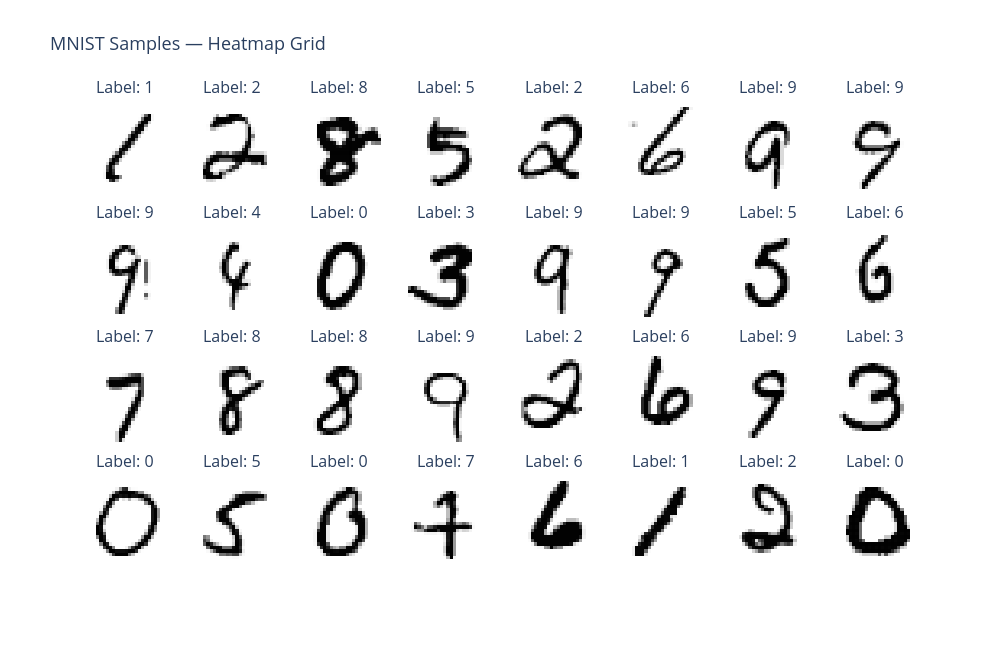

Here is the notebook cell this chart was saved with:
### Code cell
"""
MNIST preprocessing pipeline.

- transforms.ToTensor() converts each PIL image to a tensor with shape (1,28,28)
  and pixel values in [0,1].
- transforms.Normalize((0.1307,), (0.3081,)) standardizes MNIST using the
  dataset mean and standard deviation. This usually helps optimization.
- transforms.Compose(...) chains these two preprocessing steps and applies them
  to every image when it is loaded.
"""
transform = transforms.Compose([
    transforms.ToTensor(),
    transforms.Normalize((0.1307,), (0.3081,))
])

train_data = datasets.MNIST('./data', train=True,  download=True, transform=transform)
"""Training split: download MNIST into ./data if it is not already present."""
test_data  = datasets.MNIST('./data', train=False, download=True, transform=transform)
"""Test split: used only for evaluation, not for gradient updates."""

train_loader = DataLoader(train_data, batch_size=128, shuffle=True)
"""Training batches: shuffle=True changes the image order every epoch."""
test_loader  = DataLoader(test_data,  batch_size=128, shuffle=False)
"""Test batches: shuffle=False keeps evaluation deterministic and easier to inspect."""

# --- Visualize MNIST: 4 rows x 8 cols heatmap grid ---
imgs, labels = next(iter(train_loader))
"""Take one mini-batch so we can display sample images before training."""
rows, cols = 4, 8
"""We display 32 images arranged as a 4-by-8 grid."""
fig = make_subplots(
    rows=rows,
    cols=cols,
    subplot_titles=[f"Label: {labels[i*cols+j].item()}" for i in range(rows) for j in range(cols)],
    vertical_spacing=0.06,
    horizontal_spacing=0.02
)
"""Create a Plotly subplot grid, with one subplot per digit image."""

for i in range(rows):
    """Loop over grid rows."""
    for j in range(cols):
        """Loop over grid columns."""
        idx = i * cols + j
        """Convert 2D grid position into the image index inside the batch."""
        img = imgs[idx].squeeze().numpy()
        """Remove the channel dimension: (1,28,28) -> (28,28), then convert to NumPy."""
        fig.add_trace(
            go.Heatmap(
                z=img[::-1],
                colorscale="Greys",
                showscale=False,
                hovertemplate="row=%{y}<br>col=%{x}<br>val=%{z:.2f}<extra></extra>"
            ),
            row=i+1,
            col=j+1
        )
        """Add one digit image as a heatmap in the correct subplot position."""

fig.update_layout(
    title=dict(text="MNIST Samples — Heatmap Grid", font=dict(size=18)),
    height=650,
    width=1000,
    plot_bgcolor="white",
    paper_bgcolor="white"
)
"""Set figure title, size, and background colors."""
fig.update_xaxes(showticklabels=False, showgrid=False)
"""Hide x-axis ticks and grid lines because pixel coordinates are not the focus."""
fig.update_yaxes(showticklabels=False, showgrid=False)
"""Hide y-axis ticks and grid lines for a cleaner image grid."""
fig.show()
"""Render the Plotly figure in the notebook."""

print(f"Dataset: {len(train_data):,} train / {len(test_data):,} test | image size: 28x28 | classes: 0-9")
"""Print a quick dataset summary for sanity checking."""

### Figure 1 — Plotly figure (JSON) as saved in the notebook; plotly's stock layout.template omitted (floating-point values rounded to 4 significant figures; data arrays with more than 128 entries replaced by an {"elided": "..."} marker saying what was removed)
{"data": [{"colorscale": [[0, "rgb(255,255,255)"], [0.125, "rgb(240,240,240)"], [0.25, "rgb(217,217,217)"], [0.375, "rgb(189,189,189)"], [0.5, "rgb(150,150,150)"], [0.625, "rgb(115,115,115)"], [0.75, "rgb(82,82,82)"], [0.875, "rgb(37,37,37)"], [1, "rgb(0,0,0)"]], "hovertemplate": "row=%{y}<br>col=%{x}<br>val=%{z:.2f}<extra></extra>", "showscale": false, "type": "heatmap", "xaxis": "x", "yaxis": "y", "z": {"elided": "28x28 float values"}}, {"colorscale": [[0, "rgb(255,255,255)"], [0.125, "rgb(240,240,240)"], [0.25, "rgb(217,217,217)"], [0.375, "rgb(189,189,189)"], [0.5, "rgb(150,150,150)"], [0.625, "rgb(115,115,115)"], [0.75, "rgb(82,82,82)"], [0.875, "rgb(37,37,37)"], [1, "rgb(0,0,0)"]], "hovertemplate": "row=%{y}<br>col=%{x}<br>val=%{z:.2f}<extra></extra>", "showscale": false, "type": "heatmap", "xaxis": "x2", "yaxis": "y2", "z": {"elided": "28x28 float values"}}, {"colorscale": [[0, "rgb(255,255,255)"], [0.125, "rgb(240,240,240)"], [0.25, "rgb(217,217,217)"], [0.375, "rgb(189,189,189)"], [0.5, "rgb(150,150,150)"], [0.625, "rgb(115,115,115)"], [0.75, "rgb(82,82,82)"], [0.875, "rgb(37,37,37)"], [1, "rgb(0,0,0)"]], "hovertemplate": "row=%{y}<br>col=%{x}<br>val=%{z:.2f}<extra></extra>", "showscale": false, "type": "heatmap", "xaxis": "x3", "yaxis": "y3", "z": {"elided": "28x28 float values"}}, {"colorscale": [[0, "rgb(255,255,255)"], [0.125, "rgb(240,240,240)"], [0.25, "rgb(217,217,217)"], [0.375, "rgb(189,189,189)"], [0.5, "rgb(150,150,150)"], [0.625, "rgb(115,115,115)"], [0.75, "rgb(82,82,82)"], [0.875, "rgb(37,37,37)"], [1, "rgb(0,0,0)"]], "hovertemplate": "row=%{y}<br>col=%{x}<br>val=%{z:.2f}<extra></extra>", "showscale": false, "type": "heatmap", "xaxis": "x4", "yaxis": "y4", "z": {"elided": "28x28 float values"}}, {"colorscale": [[0, "rgb(255,255,255)"], [0.125, "rgb(240,240,240)"], [0.25, "rgb(217,217,217)"], [0.375, "rgb(189,189,189)"], [0.5, "rgb(150,150,150)"], [0.625, "rgb(115,115,115)"], [0.75, "rgb(82,82,82)"], [0.875, "rgb(37,37,37)"], [1, "rgb(0,0,0)"]], "hovertemplate": "row=%{y}<br>col=%{x}<br>val=%{z:.2f}<extra></extra>", "showscale": false, "type": "heatmap", "xaxis": "x5", "yaxis": "y5", "z": {"elided": "28x28 float values"}}, {"colorscale": [[0, "rgb(255,255,255)"], [0.125, "rgb(240,240,240)"], [0.25, "rgb(217,217,217)"], [0.375, "rgb(189,189,189)"], [0.5, "rgb(150,150,150)"], [0.625, "rgb(115,115,115)"], [0.75, "rgb(82,82,82)"], [0.875, "rgb(37,37,37)"], [1, "rgb(0,0,0)"]], "hovertemplate": "row=%{y}<br>col=%{x}<br>val=%{z:.2f}<extra></extra>", "showscale": false, "type": "heatmap", "xaxis": "x6", "yaxis": "y6", "z": {"elided": "28x28 float values"}}, {"colorscale": [[0, "rgb(255,255,255)"], [0.125, "rgb(240,240,240)"], [0.25, "rgb(217,217,217)"], [0.375, "rgb(189,189,189)"], [0.5, "rgb(150,150,150)"], [0.625, "rgb(115,115,115)"], [0.75, "rgb(82,82,82)"], [0.875, "rgb(37,37,37)"], [1, "rgb(0,0,0)"]], "hovertemplate": "row=%{y}<br>col=%{x}<br>val=%{z:.2f}<extra></extra>", "showscale": false, "type": "heatmap", "xaxis": "x7", "yaxis": "y7", "z": {"elided": "28x28 float values"}}, {"colorscale": [[0, "rgb(255,255,255)"], [0.125, "rgb(240,240,240)"], [0.25, "rgb(217,217,217)"], [0.375, "rgb(189,189,189)"], [0.5, "rgb(150,150,150)"], [0.625, "rgb(115,115,115)"], [0.75, "rgb(82,82,82)"], [0.875, "rgb(37,37,37)"], [1, "rgb(0,0,0)"]], "hovertemplate": "row=%{y}<br>col=%{x}<br>val=%{z:.2f}<extra></extra>", "showscale": false, "type": "heatmap", "xaxis": "x8", "yaxis": "y8", "z": {"elided": "28x28 float values"}}, {"colorscale": [[0, "rgb(255,255,255)"], [0.125, "rgb(240,240,240)"], [0.25, "rgb(217,217,217)"], [0.375, "rgb(189,189,189)"], [0.5, "rgb(150,150,150)"], [0.625, "rgb(115,115,115)"], [0.75, "rgb(82,82,82)"], [0.875, "rgb(37,37,37)"], [1, "rgb(0,0,0)"]], "hovertemplate": "row=%{y}<br>col=%{x}<br>val=%{z:.2f}<extra></extra>", "showscale": false, "type": "heatmap", "xaxis": "x9", "yaxis": "y9", "z": {"elided": "28x28 float values"}}, {"colorscale": [[0, "rgb(255,255,255)"], [0.125, "rgb(240,240,240)"], [0.25, "rgb(217,217,217)"], [0.375, "rgb(189,189,189)"], [0.5, "rgb(150,150,150)"], [0.625, "rgb(115,115,115)"], [0.75, "rgb(82,82,82)"], [0.875, "rgb(37,37,37)"], [1, "rgb(0,0,0)"]], "hovertemplate": "row=%{y}<br>col=%{x}<br>val=%{z:.2f}<extra></extra>", "showscale": false, "type": "heatmap", "xaxis": "x10", "yaxis": "y10", "z": {"elided": "28x28 float values"}}, {"colorscale": [[0, "rgb(255,255,255)"], [0.125, "rgb(240,240,240)"], [0.25, "rgb(217,217,217)"], [0.375, "rgb(189,189,189)"], [0.5, "rgb(150,150,150)"], [0.625, "rgb(115,115,115)"], [0.75, "rgb(82,82,82)"], [0.875, "rgb(37,37,37)"], [1, "rgb(0,0,0)"]], "hovertemplate": "row=%{y}<br>col=%{x}<br>val=%{z:.2f}<extra></extra>", "showscale": false, "type": "heatmap", "xaxis": "x11", "yaxis": "y11", "z": {"elided": "28x28 float values"}}, {"colorscale": [[0, "rgb(255,255,255)"], [0.125, "rgb(240,240,240)"], [0.25, "rgb(217,217,217)"], [0.375, "rgb(189,189,189)"], [0.5, "rgb(150,150,150)"], [0.625, "rgb(115,115,115)"], [0.75, "rgb(82,82,82)"], [0.875, "rgb(37,37,37)"], [1, "rgb(0,0,0)"]], "hovertemplate": "row=%{y}<br>col=%{x}<br>val=%{z:.2f}<extra></extra>", "showscale": false, "type": "heatmap", "xaxis": "x12", "yaxis": "y12", "z": {"elided": "28x28 float values"}}, {"colorscale": [[0, "rgb(255,255,255)"], [0.125, "rgb(240,240,240)"], [0.25, "rgb(217,217,217)"], [0.375, "rgb(189,189,189)"], [0.5, "rgb(150,150,150)"], [0.625, "rgb(115,115,115)"], [0.75, "rgb(82,82,82)"], [0.875, "rgb(37,37,37)"], [1, "rgb(0,0,0)"]], "hovertemplate": "row=%{y}<br>col=%{x}<br>val=%{z:.2f}<extra></extra>", "showscale": false, "type": "heatmap", "xaxis": "x13", "yaxis": "y13", "z": {"elided": "28x28 float values"}}, {"colorscale": [[0, "rgb(255,255,255)"], [0.125, "rgb(240,240,240)"], [0.25, "rgb(217,217,217)"], [0.375, "rgb(189,189,189)"], [0.5, "rgb(150,150,150)"], [0.625, "rgb(115,115,115)"], [0.75, "rgb(82,82,82)"], [0.875, "rgb(37,37,37)"], [1, "rgb(0,0,0)"]], "hovertemplate": "row=%{y}<br>col=%{x}<br>val=%{z:.2f}<extra></extra>", "showscale": false, "type": "heatmap", "xaxis": "x14", "yaxis": "y14", "z": {"elided": "28x28 float values"}}, {"colorscale": [[0, "rgb(255,255,255)"], [0.125, "rgb(240,240,240)"], [0.25, "rgb(217,217,217)"], [0.375, "rgb(189,189,189)"], [0.5, "rgb(150,150,150)"], [0.625, "rgb(115,115,115)"], [0.75, "rgb(82,82,82)"], [0.875, "rgb(37,37,37)"], [1, "rgb(0,0,0)"]], "hovertemplate": "row=%{y}<br>col=%{x}<br>val=%{z:.2f}<extra></extra>", "showscale": false, "type": "heatmap", "xaxis": "x15", "yaxis": "y15", "z": {"elided": "28x28 float values"}}, {"colorscale": [[0, "rgb(255,255,255)"], [0.125, "rgb(240,240,240)"], [0.25, "rgb(217,217,217)"], [0.375, "rgb(189,189,189)"], [0.5, "rgb(150,150,150)"], [0.625, "rgb(115,115,115)"], [0.75, "rgb(82,82,82)"], [0.875, "rgb(37,37,37)"], [1, "rgb(0,0,0)"]], "hovertemplate": "row=%{y}<br>col=%{x}<br>val=%{z:.2f}<extra></extra>", "showscale": false, "type": "heatmap", "xaxis": "x16", "yaxis": "y16", "z": {"elided": "28x28 float values"}}, {"colorscale": [[0, "rgb(255,255,255)"], [0.125, "rgb(240,240,240)"], [0.25, "rgb(217,217,217)"], [0.375, "rgb(189,189,189)"], [0.5, "rgb(150,150,150)"], [0.625, "rgb(115,115,115)"], [0.75, "rgb(82,82,82)"], [0.875, "rgb(37,37,37)"], [1, "rgb(0,0,0)"]], "hovertemplate": "row=%{y}<br>col=%{x}<br>val=%{z:.2f}<extra></extra>", "showscale": false, "type": "heatmap", "xaxis": "x17", "yaxis": "y17", "z": {"elided": "28x28 float values"}}, {"colorscale": [[0, "rgb(255,255,255)"], [0.125, "rgb(240,240,240)"], [0.25, "rgb(217,217,217)"], [0.375, "rgb(189,189,189)"], [0.5, "rgb(150,150,150)"], [0.625, "rgb(115,115,115)"], [0.75, "rgb(82,82,82)"], [0.875, "rgb(37,37,37)"], [1, "rgb(0,0,0)"]], "hovertemplate": "row=%{y}<br>col=%{x}<br>val=%{z:.2f}<extra></extra>", "showscale": false, "type": "heatmap", "xaxis": "x18", "yaxis": "y18", "z": {"elided": "28x28 float values"}}, {"colorscale": [[0, "rgb(255,255,255)"], [0.125, "rgb(240,240,240)"], [0.25, "rgb(217,217,217)"], [0.375, "rgb(189,189,189)"], [0.5, "rgb(150,150,150)"], [0.625, "rgb(115,115,115)"], [0.75, "rgb(82,82,82)"], [0.875, "rgb(37,37,37)"], [1, "rgb(0,0,0)"]], "hovertemplate": "row=%{y}<br>col=%{x}<br>val=%{z:.2f}<extra></extra>", "showscale": false, "type": "heatmap", "xaxis": "x19", "yaxis": "y19", "z": {"elided": "28x28 float values"}}, {"colorscale": [[0, "rgb(255,255,255)"], [0.125, "rgb(240,240,240)"], [0.25, "rgb(217,217,217)"], [0.375, "rgb(189,189,189)"], [0.5, "rgb(150,150,150)"], [0.625, "rgb(115,115,115)"], [0.75, "rgb(82,82,82)"], [0.875, "rgb(37,37,37)"], [1, "rgb(0,0,0)"]], "hovertemplate": "row=%{y}<br>col=%{x}<br>val=%{z:.2f}<extra></extra>", "showscale": false, "type": "heatmap", "xaxis": "x20", "yaxis": "y20", "z": {"elided": "28x28 float values"}}, {"colorscale": [[0, "rgb(255,255,255)"], [0.125, "rgb(240,240,240)"], [0.25, "rgb(217,217,217)"], [0.375, "rgb(189,189,189)"], [0.5, "rgb(150,150,150)"], [0.625, "rgb(115,115,115)"], [0.75, "rgb(82,82,82)"], [0.875, "rgb(37,37,37)"], [1, "rgb(0,0,0)"]], "hovertemplate": "row=%{y}<br>col=%{x}<br>val=%{z:.2f}<extra></extra>", "showscale": false, "type": "heatmap", "xaxis": "x21", "yaxis": "y21", "z": {"elided": "28x28 float values"}}, {"colorscale": [[0, "rgb(255,255,255)"], [0.125, "rgb(240,240,240)"], [0.25, "rgb(217,217,217)"], [0.375, "rgb(189,189,189)"], [0.5, "rgb(150,150,150)"], [0.625, "rgb(115,115,115)"], [0.75, "rgb(82,82,82)"], [0.875, "rgb(37,37,37)"], [1, "rgb(0,0,0)"]], "hovertemplate": "row=%{y}<br>col=%{x}<br>val=%{z:.2f}<extra></extra>", "showscale": false, "type": "heatmap", "xaxis": "x22", "yaxis": "y22", "z": {"elided": "28x28 float values"}}, {"colorscale": [[0, "rgb(255,255,255)"], [0.125, "rgb(240,240,240)"], [0.25, "rgb(217,217,217)"], [0.375, "rgb(189,189,189)"], [0.5, "rgb(150,150,150)"], [0.625, "rgb(115,115,115)"], [0.75, "rgb(82,82,82)"], [0.875, "rgb(37,37,37)"], [1, "rgb(0,0,0)"]], "hovertemplate": "row=%{y}<br>col=%{x}<br>val=%{z:.2f}<extra></extra>", "showscale": false, "type": "heatmap", "xaxis": "x23", "yaxis": "y23", "z": {"elided": "28x28 float values"}}, {"colorscale": [[0, "rgb(255,255,255)"], [0.125, "rgb(240,240,240)"], [0.25, "rgb(217,217,217)"], [0.375, "rgb(189,189,189)"], [0.5, "rgb(150,150,150)"], [0.625, "rgb(115,115,115)"], [0.75, "rgb(82,82,82)"], [0.875, "rgb(37,37,37)"], [1, "rgb(0,0,0)"]], "hovertemplate": "row=%{y}<br>col=%{x}<br>val=%{z:.2f}<extra></extra>", "showscale": false, "type": "heatmap", "xaxis": "x24", "yaxis": "y24", "z": {"elided": "28x28 float values"}}, {"colorscale": [[0, "rgb(255,255,255)"], [0.125, "rgb(240,240,240)"], [0.25, "rgb(217,217,217)"], [0.375, "rgb(189,189,189)"], [0.5, "rgb(150,150,150)"], [0.625, "rgb(115,115,115)"], [0.75, "rgb(82,82,82)"], [0.875, "rgb(37,37,37)"], [1, "rgb(0,0,0)"]], "hovertemplate": "row=%{y}<br>col=%{x}<br>val=%{z:.2f}<extra></extra>", "showscale": false, "type": "heatmap", "xaxis": "x25", "yaxis": "y25", "z": {"elided": "28x28 float values"}}, {"colorscale": [[0, "rgb(255,255,255)"], [0.125, "rgb(240,240,240)"], [0.25, "rgb(217,217,217)"], [0.375, "rgb(189,189,189)"], [0.5, "rgb(150,150,150)"], [0.625, "rgb(115,115,115)"], [0.75, "rgb(82,82,82)"], [0.875, "rgb(37,37,37)"], [1, "rgb(0,0,0)"]], "hovertemplate": "row=%{y}<br>col=%{x}<br>val=%{z:.2f}<extra></extra>", "showscale": false, "type": "heatmap", "xaxis": "x26", "yaxis": "y26", "z": {"elided": "28x28 float values"}}, {"colorscale": [[0, "rgb(255,255,255)"], [0.125, "rgb(240,240,240)"], [0.25, "rgb(217,217,217)"], [0.375, "rgb(189,189,189)"], [0.5, "rgb(150,150,150)"], [0.625, "rgb(115,115,115)"], [0.75, "rgb(82,82,82)"], [0.875, "rgb(37,37,37)"], [1, "rgb(0,0,0)"]], "hovertemplate": "row=%{y}<br>col=%{x}<br>val=%{z:.2f}<extra></extra>", "showscale": false, "type": "heatmap", "xaxis": "x27", "yaxis": "y27", "z": {"elided": "28x28 float values"}}, {"colorscale": [[0, "rgb(255,255,255)"], [0.125, "rgb(240,240,240)"], [0.25, "rgb(217,217,217)"], [0.375, "rgb(189,189,189)"], [0.5, "rgb(150,150,150)"], [0.625, "rgb(115,115,115)"], [0.75, "rgb(82,82,82)"], [0.875, "rgb(37,37,37)"], [1, "rgb(0,0,0)"]], "hovertemplate": "row=%{y}<br>col=%{x}<br>val=%{z:.2f}<extra></extra>", "showscale": false, "type": "heatmap", "xaxis": "x28", "yaxis": "y28", "z": {"elided": "28x28 float values"}}, {"colorscale": [[0, "rgb(255,255,255)"], [0.125, "rgb(240,240,240)"], [0.25, "rgb(217,217,217)"], [0.375, "rgb(189,189,189)"], [0.5, "rgb(150,150,150)"], [0.625, "rgb(115,115,115)"], [0.75, "rgb(82,82,82)"], [0.875, "rgb(37,37,37)"], [1, "rgb(0,0,0)"]], "hovertemplate": "row=%{y}<br>col=%{x}<br>val=%{z:.2f}<extra></extra>", "showscale": false, "type": "heatmap", "xaxis": "x29", "yaxis": "y29", "z": {"elided": "28x28 float values"}}, {"colorscale": [[0, "rgb(255,255,255)"], [0.125, "rgb(240,240,240)"], [0.25, "rgb(217,217,217)"], [0.375, "rgb(189,189,189)"], [0.5, "rgb(150,150,150)"], [0.625, "rgb(115,115,115)"], [0.75, "rgb(82,82,82)"], [0.875, "rgb(37,37,37)"], [1, "rgb(0,0,0)"]], "hovertemplate": "row=%{y}<br>col=%{x}<br>val=%{z:.2f}<extra></extra>", "showscale": false, "type": "heatmap", "xaxis": "x30", "yaxis": "y30", "z": {"elided": "28x28 float values"}}, {"colorscale": [[0, "rgb(255,255,255)"], [0.125, "rgb(240,240,240)"], [0.25, "rgb(217,217,217)"], [0.375, "rgb(189,189,189)"], [0.5, "rgb(150,150,150)"], [0.625, "rgb(115,115,115)"], [0.75, "rgb(82,82,82)"], [0.875, "rgb(37,37,37)"], [1, "rgb(0,0,0)"]], "hovertemplate": "row=%{y}<br>col=%{x}<br>val=%{z:.2f}<extra></extra>", "showscale": false, "type": "heatmap", "xaxis": "x31", "yaxis": "y31", "z": {"elided": "28x28 float values"}}, {"colorscale": [[0, "rgb(255,255,255)"], [0.125, "rgb(240,240,240)"], [0.25, "rgb(217,217,217)"], [0.375, "rgb(189,189,189)"], [0.5, "rgb(150,150,150)"], [0.625, "rgb(115,115,115)"], [0.75, "rgb(82,82,82)"], [0.875, "rgb(37,37,37)"], [1, "rgb(0,0,0)"]], "hovertemplate": "row=%{y}<br>col=%{x}<br>val=%{z:.2f}<extra></extra>", "showscale": false, "type": "heatmap", "xaxis": "x32", "yaxis": "y32", "z": {"elided": "28x28 float values"}}], "layout": {"annotations": [{"font": {"size": 16}, "showarrow": false, "text": "Label: 1", "x": 0.05375, "xanchor": "center", "xref": "paper", "y": 1, "yanchor": "bottom", "yref": "paper"}, {"font": {"size": 16}, "showarrow": false, "text": "Label: 2", "x": 0.1812, "xanchor": "center", "xref": "paper", "y": 1, "yanchor": "bottom", "yref": "paper"}, {"font": {"size": 16}, "showarrow": false, "text": "Label: 8", "x": 0.3087, "xanchor": "center", "xref": "paper", "y": 1, "yanchor": "bottom", "yref": "paper"}, {"font": {"size": 16}, "showarrow": false, "text": "Label: 5", "x": 0.4363, "xanchor": "center", "xref": "paper", "y": 1, "yanchor": "bottom", "yref": "paper"}, {"font": {"size": 16}, "showarrow": false, "text": "Label: 2", "x": 0.5637, "xanchor": "center", "xref": "paper", "y": 1, "yanchor": "bottom", "yref": "paper"}, {"font": {"size": 16}, "showarrow": false, "text": "Label: 6", "x": 0.6912, "xanchor": "center", "xref": "paper", "y": 1, "yanchor": "bottom", "yref": "paper"}, {"font": {"size": 16}, "showarrow": false, "text": "Label: 9", "x": 0.8188, "xanchor": "center", "xref": "paper", "y": 1, "yanchor": "bottom", "yref": "paper"}, {"font": {"size": 16}, "showarrow": false, "text": "Label: 9", "x": 0.9463, "xanchor": "center", "xref": "paper", "y": 1, "yanchor": "bottom", "yref": "paper"}, {"font": {"size": 16}, "showarrow": false, "text": "Label: 9", "x": 0.05375, "xanchor": "center", "xref": "paper", "y": 0.735, "yanchor": "bottom", "yref": "paper"}, {"font": {"size": 16}, "showarrow": false, "text": "Label: 4", "x": 0.1812, "xanchor": "center", "xref": "paper", "y": 0.735, "yanchor": "bottom", "yref": "paper"}, {"font": {"size": 16}, "showarrow": false, "text": "Label: 0", "x": 0.3087, "xanchor": "center", "xref": "paper", "y": 0.735, "yanchor": "bottom", "yref": "paper"}, {"font": {"size": 16}, "showarrow": false, "text": "Label: 3", "x": 0.4363, "xanchor": "center", "xref": "paper", "y": 0.735, "yanchor": "bottom", "yref": "paper"}, {"font": {"size": 16}, "showarrow": false, "text": "Label: 9", "x": 0.5637, "xanchor": "center", "xref": "paper", "y": 0.735, "yanchor": "bottom", "yref": "paper"}, {"font": {"size": 16}, "showarrow": false, "text": "Label: 9", "x": 0.6912, "xanchor": "center", "xref": "paper", "y": 0.735, "yanchor": "bottom", "yref": "paper"}, {"font": {"size": 16}, "showarrow": false, "text": "Label: 5", "x": 0.8188, "xanchor": "center", "xref": "paper", "y": 0.735, "yanchor": "bottom", "yref": "paper"}, {"font": {"size": 16}, "showarrow": false, "text": "Label: 6", "x": 0.9463, "xanchor": "center", "xref": "paper", "y": 0.735, "yanchor": "bottom", "yref": "paper"}, {"font": {"size": 16}, "showarrow": false, "text": "Label: 7", "x": 0.05375, "xanchor": "center", "xref": "paper", "y": 0.47, "yanchor": "bottom", "yref": "paper"}, {"font": {"size": 16}, "showarrow": false, "text": "Label: 8", "x": 0.1812, "xanchor": "center", "xref": "paper", "y": 0.47, "yanchor": "bottom", "yref": "paper"}, {"font": {"size": 16}, "showarrow": false, "text": "Label: 8", "x": 0.3087, "xanchor": "center", "xref": "paper", "y": 0.47, "yanchor": "bottom", "yref": "paper"}, {"font": {"size": 16}, "showarrow": false, "text": "Label: 9", "x": 0.4363, "xanchor": "center", "xref": "paper", "y": 0.47, "yanchor": "bottom", "yref": "paper"}, {"font": {"size": 16}, "showarrow": false, "text": "Label: 2", "x": 0.5637, "xanchor": "center", "xref": "paper", "y": 0.47, "yanchor": "bottom", "yref": "paper"}, {"font": {"size": 16}, "showarrow": false, "text": "Label: 6", "x": 0.6912, "xanchor": "center", "xref": "paper", "y": 0.47, "yanchor": "bottom", "yref": "paper"}, {"font": {"size": 16}, "showarrow": false, "text": "Label: 9", "x": 0.8188, "xanchor": "center", "xref": "paper", "y": 0.47, "yanchor": "bottom", "yref": "paper"}, {"font": {"size": 16}, "showarrow": false, "text": "Label: 3", "x": 0.9463, "xanchor": "center", "xref": "paper", "y": 0.47, "yanchor": "bottom", "yref": "paper"}, {"font": {"size": 16}, "showarrow": false, "text": "Label: 0", "x": 0.05375, "xanchor": "center", "xref": "paper", "y": 0.205, "yanchor": "bottom", "yref": "paper"}, {"font": {"size": 16}, "showarrow": false, "text": "Label: 5", "x": 0.1812, "xanchor": "center", "xref": "paper", "y": 0.205, "yanchor": "bottom", "yref": "paper"}, {"font": {"size": 16}, "showarrow": false, "text": "Label: 0", "x": 0.3087, "xanchor": "center", "xref": "paper", "y": 0.205, "yanchor": "bottom", "yref": "paper"}, {"font": {"size": 16}, "showarrow": false, "text": "Label: 7", "x": 0.4363, "xanchor": "center", "xref": "paper", "y": 0.205, "yanchor": "bottom", "yref": "paper"}, {"font": {"size": 16}, "showarrow": false, "text": "Label: 6", "x": 0.5637, "xanchor": "center", "xref": "paper", "y": 0.205, "yanchor": "bottom", "yref": "paper"}, {"font": {"size": 16}, "showarrow": false, "text": "Label: 1", "x": 0.6912, "xanchor": "center", "xref": "paper", "y": 0.205, "yanchor": "bottom", "yref": "paper"}, {"font": {"size": 16}, "showarrow": false, "text": "Label: 2", "x": 0.8188, "xanchor": "center", "xref": "paper", "y": 0.205, "yanchor": "bottom", "yref": "paper"}, {"font": {"size": 16}, "showarrow": false, "text": "Label: 0", "x": 0.9463, "xanchor": "center", "xref": "paper", "y": 0.205, "yanchor": "bottom", "yref": "paper"}], "height": 650, "paper_bgcolor": "white", "plot_bgcolor": "white", "title": {"font": {"size": 18}, "text": "MNIST Samples — Heatmap Grid"}, "width": 1000, "xaxis": {"anchor": "y", "domain": [0, 0.1075], "showgrid": false, "showticklabels": false}, "xaxis10": {"anchor": "y10", "domain": [0.1275, 0.235], "showgrid": false, "showticklabels": false}, "xaxis11": {"anchor": "y11", "domain": [0.255, 0.3625], "showgrid": false, "showticklabels": false}, "xaxis12": {"anchor": "y12", "domain": [0.3825, 0.49], "showgrid": false, "showticklabels": false}, "xaxis13": {"anchor": "y13", "domain": [0.51, 0.6175], "showgrid": false, "showticklabels": false}, "xaxis14": {"anchor": "y14", "domain": [0.6375, 0.745], "showgrid": false, "showticklabels": false}, "xaxis15": {"anchor": "y15", "domain": [0.765, 0.8725], "showgrid": false, "showticklabels": false}, "xaxis16": {"anchor": "y16", "domain": [0.8925, 1], "showgrid": false, "showticklabels": false}, "xaxis17": {"anchor": "y17", "domain": [0, 0.1075], "showgrid": false, "showticklabels": false}, "xaxis18": {"anchor": "y18", "domain": [0.1275, 0.235], "showgrid": false, "showticklabels": false}, "xaxis19": {"anchor": "y19", "domain": [0.255, 0.3625], "showgrid": false, "showticklabels": false}, "xaxis2": {"anchor": "y2", "domain": [0.1275, 0.235], "showgrid": false, "showticklabels": false}, "xaxis20": {"anchor": "y20", "domain": [0.3825, 0.49], "showgrid": false, "showticklabels": false}, "xaxis21": {"anchor": "y21", "domain": [0.51, 0.6175], "showgrid": false, "showticklabels": false}, "xaxis22": {"anchor": "y22", "domain": [0.6375, 0.745], "showgrid": false, "showticklabels": false}, "xaxis23": {"anchor": "y23", "domain": [0.765, 0.8725], "showgrid": false, "showticklabels": false}, "xaxis24": {"anchor": "y24", "domain": [0.8925, 1], "showgrid": false, "showticklabels": false}, "xaxis25": {"anchor": "y25", "domain": [0, 0.1075], "showgrid": false, "showticklabels": false}, "xaxis26": {"anchor": "y26", "domain": [0.1275, 0.235], "showgrid": false, "showticklabels": false}, "xaxis27": {"anchor": "y27", "domain": [0.255, 0.3625], "showgrid": false, "showticklabels": false}, "xaxis28": {"anchor": "y28", "domain": [0.3825, 0.49], "showgrid": false, "showticklabels": false}, "xaxis29": {"anchor": "y29", "domain": [0.51, 0.6175], "showgrid": false, "showticklabels": false}, "xaxis3": {"anchor": "y3", "domain": [0.255, 0.3625], "showgrid": false, "showticklabels": false}, "xaxis30": {"anchor": "y30", "domain": [0.6375, 0.745], "showgrid": false, "showticklabels": false}, "xaxis31": {"anchor": "y31", "domain": [0.765, 0.8725], "showgrid": false, "showticklabels": false}, "xaxis32": {"anchor": "y32", "domain": [0.8925, 1], "showgrid": false, "showticklabels": false}, "xaxis4": {"anchor": "y4", "domain": [0.3825, 0.49], "showgrid": false, "showticklabels": false}, "xaxis5": {"anchor": "y5", "domain": [0.51, 0.6175], "showgrid": false, "showticklabels": false}, "xaxis6": {"anchor": "y6", "domain": [0.6375, 0.745], "showgrid": false, "showticklabels": false}, "xaxis7": {"anchor": "y7", "domain": [0.765, 0.8725], "showgrid": false, "showticklabels": false}, "xaxis8": {"anchor": "y8", "domain": [0.8925, 1], "showgrid": false, "showticklabels": false}, "xaxis9": {"anchor": "y9", "domain": [0, 0.1075], "showgrid": false, "showticklabels": false}, "yaxis": {"anchor": "x", "domain": [0.795, 1], "showgrid": false, "showticklabels": false}, "yaxis10": {"anchor": "x10", "domain": [0.53, 0.735], "showgrid": false, "showticklabels": false}, "yaxis11": {"anchor": "x11", "domain": [0.53, 0.735], "showgrid": false, "showticklabels": false}, "yaxis12": {"anchor": "x12", "domain": [0.53, 0.735], "showgrid": false, "showticklabels": false}, "yaxis13": {"anchor": "x13", "domain": [0.53, 0.735], "showgrid": false, "showticklabels": false}, "yaxis14": {"anchor": "x14", "domain": [0.53, 0.735], "showgrid": false, "showticklabels": false}, "yaxis15": {"anchor": "x15", "domain": [0.53, 0.735], "showgrid": false, "showticklabels": false}, "yaxis16": {"anchor": "x16", "domain": [0.53, 0.735], "showgrid": false, "showticklabels": false}, "yaxis17": {"anchor": "x17", "domain": [0.265, 0.47], "showgrid": false, "showticklabels": false}, "yaxis18": {"anchor": "x18", "domain": [0.265, 0.47], "showgrid": false, "showticklabels": false}, "yaxis19": {"anchor": "x19", "domain": [0.265, 0.47], "showgrid": false, "showticklabels": false}, "yaxis2": {"anchor": "x2", "domain": [0.795, 1], "showgrid": false, "showticklabels": false}, "yaxis20": {"anchor": "x20", "domain": [0.265, 0.47], "showgrid": false, "showticklabels": false}, "yaxis21": {"anchor": "x21", "domain": [0.265, 0.47], "showgrid": false, "showticklabels": false}, "yaxis22": {"anchor": "x22", "domain": [0.265, 0.47], "showgrid": false, "showticklabels": false}, "yaxis23": {"anchor": "x23", "domain": [0.265, 0.47], "showgrid": false, "showticklabels": false}, "yaxis24": {"anchor": "x24", "domain": [0.265, 0.47], "showgrid": false, "showticklabels": false}, "yaxis25": {"anchor": "x25", "domain": [0, 0.205], "showgrid": false, "showticklabels": false}, "yaxis26": {"anchor": "x26", "domain": [0, 0.205], "showgrid": false, "showticklabels": false}, "yaxis27": {"anchor": "x27", "domain": [0, 0.205], "showgrid": false, "showticklabels": false}, "yaxis28": {"anchor": "x28", "domain": [0, 0.205], "showgrid": false, "showticklabels": false}, "yaxis29": {"anchor": "x29", "domain": [0, 0.205], "showgrid": false, "showticklabels": false}, "yaxis3": {"anchor": "x3", "domain": [0.795, 1], "showgrid": false, "showticklabels": false}, "yaxis30": {"anchor": "x30", "domain": [0, 0.205], "showgrid": false, "showticklabels": false}, "yaxis31": {"anchor": "x31", "domain": [0, 0.205], "showgrid": false, "showticklabels": false}, "yaxis32": {"anchor": "x32", "domain": [0, 0.205], "showgrid": false, "showticklabels": false}, "yaxis4": {"anchor": "x4", "domain": [0.795, 1], "showgrid": false, "showticklabels": false}, "yaxis5": {"anchor": "x5", "domain": [0.795, 1], "showgrid": false, "showticklabels": false}, "yaxis6": {"anchor": "x6", "domain": [0.795, 1], "showgrid": false, "showticklabels": false}, "yaxis7": {"anchor": "x7", "domain": [0.795, 1], "showgrid": false, "showticklabels": false}, "yaxis8": {"anchor": "x8", "domain": [0.795, 1], "showgrid": false, "showticklabels": false}, "yaxis9": {"anchor": "x9", "domain": [0.53, 0.735], "showgrid": false, "showticklabels": false}}}
